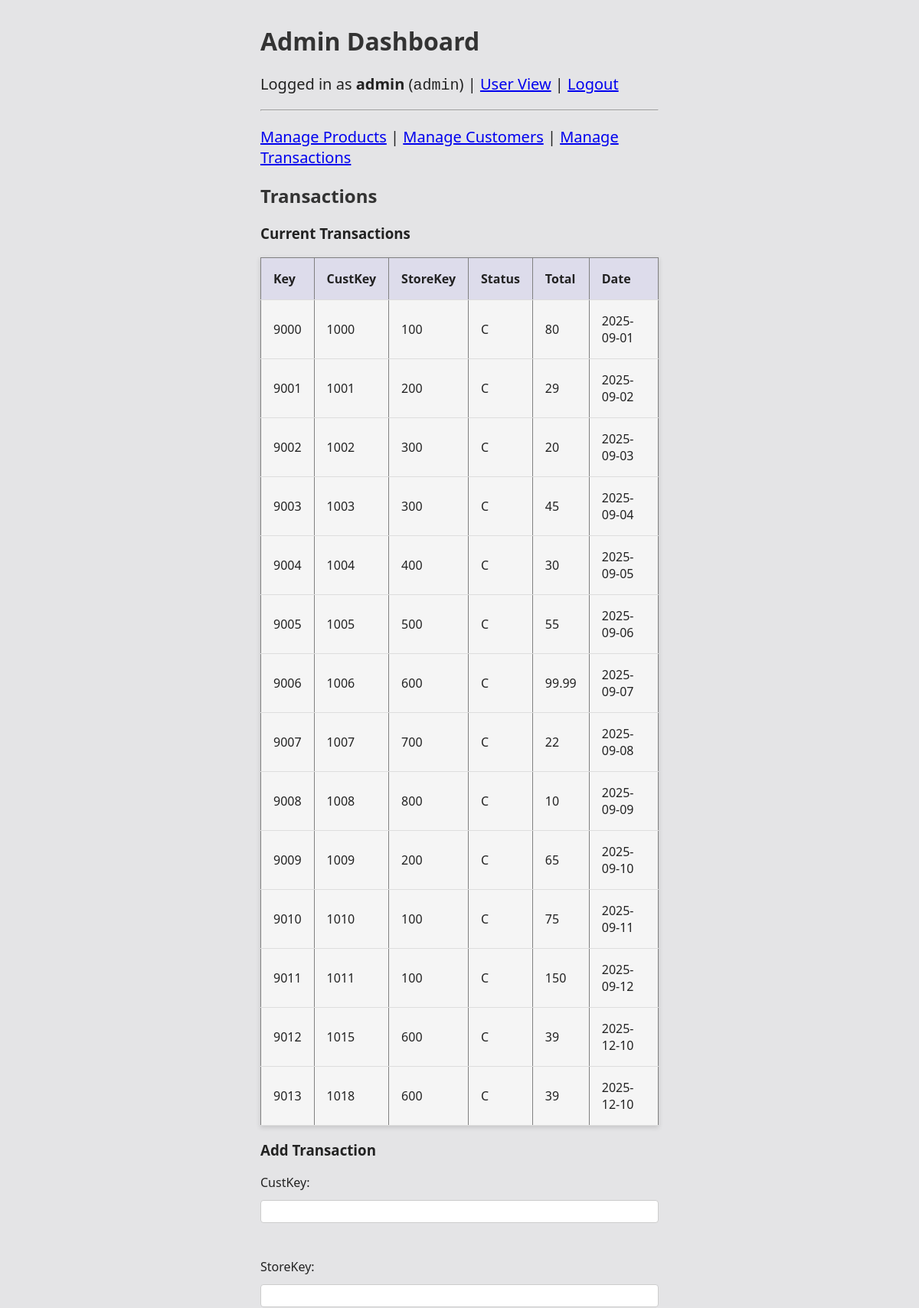
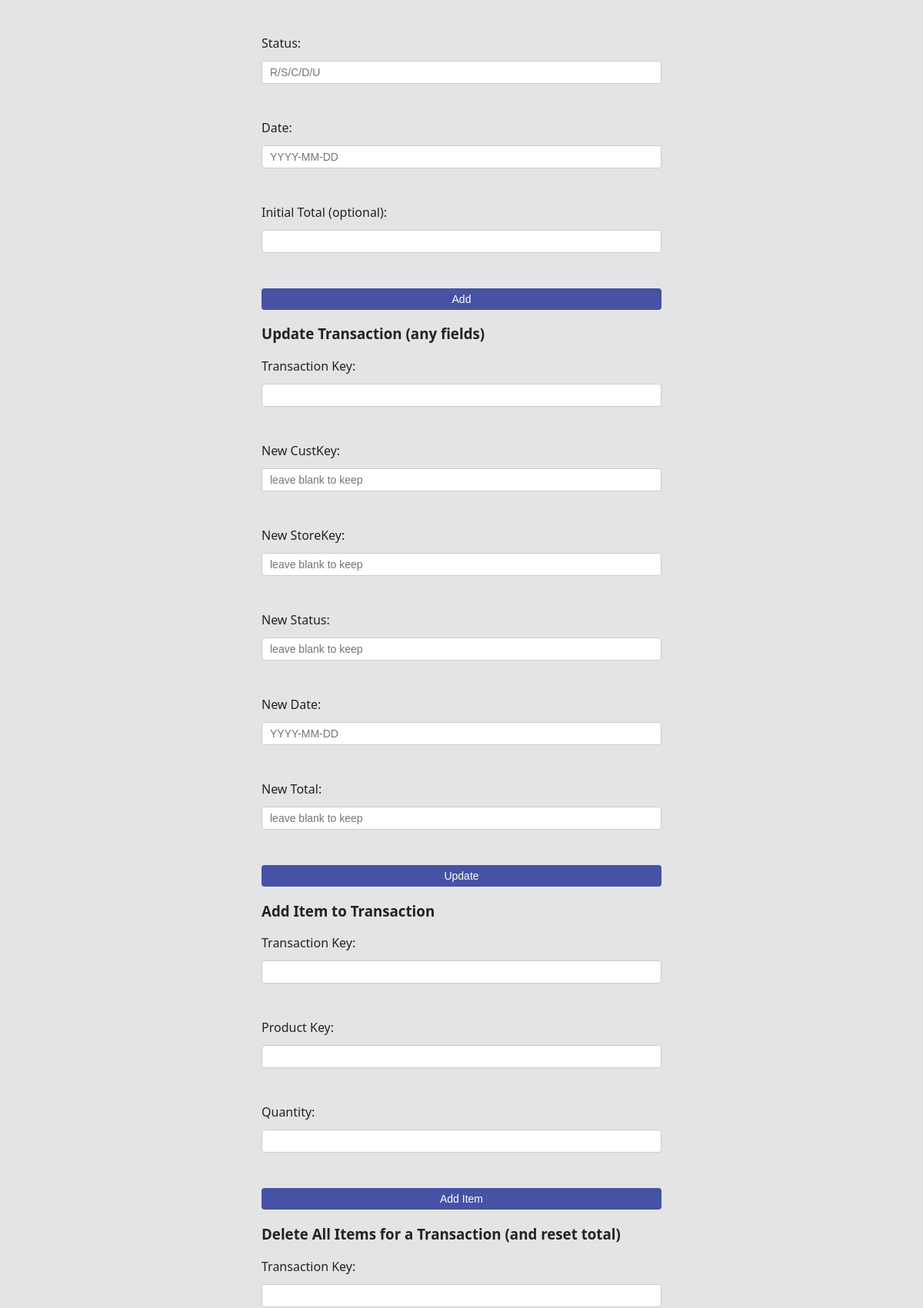
The page /admin/transactions (signed in, upper part) on the database its author committed (2 pictures, top to bottom).
### tables this page shows
CREATE TABLE transactions (
  t_transactionKey decimal(12,0) NOT NULL,
  t_custKey decimal(9,0) NOT NULL,
  t_storeKey decimal (8,0) NOT NULL,
  t_transactionstatus char(1) NOT NULL,
  t_totalpayment decimal(8,2) NOT NULL,
  t_transactiondate date NOT NULL
);

### app.py (the view)
        def wrapped(*args, **kwargs):
            if "user_id" not in session:
                flash("Please log in first.", "error")
                return redirect(url_for("login"))
            if role is not None and session.get("role") != role:
                flash("You are not authorized to view this page.", "error")
                return redirect(url_for("home"))
            return fn(*args, **kwargs)

### app.py (called while the page is built, shortened)
def get_db_connection():
    conn = sqlite3.connect(DB_PATH)
    conn.row_factory = sqlite3.Row
    return conn

def login_required(role=None):
    def decorator(fn):
        def wrapped(*args, **kwargs):
            if "user_id" not in session:
                flash("Please log in first.", "error")
                return redirect(url_for("login"))
            if role is not None and session.get("role") != role:
                flash("You are not authorized to view this page.", "error")
                return redirect(url_for("home"))
            return fn(*args, **kwargs)
        wrapped.__name__ = fn.__name__
        return wrapped
    return decorator

@app.route("/admin/transactions", methods=["GET", "POST"])
@login_required(role="admin")
def admin_transactions():
    conn = get_db_connection()
    cur = conn.cursor()
    cur.execute("""
        SELECT t.t_transactionKey, t.t_custKey, t.t_storeKey,
               t.t_transactionstatus, t.t_totalpayment, t.t_transactiondate
        FROM transactions t
        ORDER BY t.t_transactiondate;
    """)
    transactions = cur.fetchall()
    conn.close()
    return render_template("admin.html", section="transactions", transactions=transactions)

### templates/admin.html (shortened to what this page needs)
{% extends "base.html" %}
{% block body %}
<div class="container">
  <h1>Admin Dashboard</h1>
  <p>
    Logged in as <strong>{{ session.username }}</strong>
    (<code>{{ session.role }}</code>)
    | <a href="{{ url_for('home') }}">User View</a>
    | <a href="{{ url_for('logout') }}">Logout</a>
  </p>
  <hr>
  <p>
    <a href="{{ url_for('admin_products') }}">Manage Products</a> |
    <a href="{{ url_for('admin_customers') }}">Manage Customers</a> |
    <a href="{{ url_for('admin_transactions') }}">Manage Transactions</a>
  </p>
{% if section == "products" %}
  <h2>Products</h2>
  <h3>Current Products</h3>
  <table border="1" cellpadding="4" cellspacing="0">
    <tr>
      <th>Key</th><th>Name</th><th>Category</th><th>Size</th><th>Price</th>
    </tr>
    {% for p in products %}
    <tr>
      <td>{{ p.p_productKey }}</td>
      <td>{{ p.p_name }}</td>
      <td>{{ p.p_category }}</td>
      <td>{{ p.p_size }}</td>
      <td>{{ p.p_price }}</td>
    </tr>
    {% endfor %}
  </table>
  <h3>Add Product</h3>
  <form method="POST" action="{{ url_for('admin_products') }}">
    <input type="hidden" name="action" value="add">
    <label>Name:</label><input name="name"><br>
    <label>Category:</label><input name="category" placeholder="APPAREL/MERCH/STAT/TECH"><br>
    <label>Size:</label><input name="size" placeholder="S/M/L"><br>
    <label>Price:</label><input type="number" step="0.01" name="price"><br>
    <button type="submit">Add</button>
  </form>
  <h3>Update Product (any fields)</h3>
  <form method="POST" action="{{ url_for('admin_products') }}">
    <input type="hidden" name="action" value="update">
    <label>Product Key:</label><input name="productKey"><br>
    <label>New Name:</label><input name="name" placeholder="leave blank to keep"><br>
    <label>New Category:</label><input name="category" placeholder="leave blank to keep"><br>
    <label>New Size:</label><input name="size" placeholder="leave blank to keep"><br>
    <label>New Price:</label><input type="number" step="0.01" name="price" placeholder="leave blank to keep"><br>
    <button type="submit">Update</button>
  </form>
  <h3>Delete Product</h3>
  <form method="POST" action="{{ url_for('admin_products') }}">
    <input type="hidden" name="action" value="delete">
    <label>Product Key:</label><input name="productKey"><br>
    <button type="submit">Delete</button>
  </form>
{% elif section == "transactions" %}
  <h2>Transactions</h2>
  <h3>Current Transactions</h3>
  <table border="1" cellpadding="4" cellspacing="0">
    <tr>
      <th>Key</th><th>CustKey</th><th>StoreKey</th><th>Status</th><th>Total</th><th>Date</th>
    </tr>
    {% for t in transactions %}
    <tr>
      <td>{{ t.t_transactionKey }}</td>
      <td>{{ t.t_custKey }}</td>
      <td>{{ t.t_storeKey }}</td>
      <td>{{ t.t_transactionstatus }}</td>
      <td>{{ t.t_totalpayment }}</td>
      <td>{{ t.t_transactiondate }}</td>
    </tr>
    {% endfor %}
  </table>
  <h3>Add Transaction</h3>
  <form method="POST" action="{{ url_for('admin_transactions') }}">
    <label>CustKey:</label><input name="custKey"><br>
    <label>StoreKey:</label><input name="storeKey"><br>
    <label>Status:</label><input name="status" placeholder="R/S/C/D/U"><br>
    <label>Date:</label><input name="date" placeholder="YYYY-MM-DD"><br>
    <label>Initial Total (optional):</label><input type="number" step="0.01" name="total"><br>
    <button type="submit">Add</button>
  </form>
  <h3>Update Transaction (any fields)</h3>
  <form method="POST" action="{{ url_for('admin_transactions') }}">
    <label>Transaction Key:</label><input name="transKey"><br>
    <label>New CustKey:</label><input name="custKey" placeholder="leave blank to keep"><br>
    <label>New StoreKey:</label><input name="storeKey" placeholder="leave blank to keep"><br>
    <label>New Status:</label><input name="status" placeholder="leave blank to keep"><br>
    <label>New Date:</label><input name="date" placeholder="YYYY-MM-DD"><br>
    <label>New Total:</label><input type="number" step="0.01" name="total" placeholder="leave blank to keep"><br>
    <button type="submit">Update</button>
  </form>
  <h3>Add Item to Transaction</h3>
  <form method="POST" action="{{ url_for('admin_transactions') }}">
    <label>Transaction Key:</label><input name="transKey"><br>
    <label>Product Key:</label><input name="productKey"><br>
    <label>Quantity:</label><input name="quantity"><br>
    <button type="submit">Add Item</button>
  </form>
  <h3>Delete All Items for a Transaction (and reset total)</h3>
  <form method="POST" action="{{ url_for('admin_transactions') }}">
    <label>Transaction Key:</label><input name="transKey"><br>
  </form>
  {% else %}
    <p>Select a section above to manage Products, Customers, or Transactions.</p>
  {% endif %}
</div>
{% endblock %}

### static/styles.css (style rules this page uses)
body { font-family: system-ui, Arial, sans-serif; background-color: #f5f5f5; background-color: #e4e4e6; color: #222; margin: 0; padding: 0; }
.container { max-width: 60vw; min-height: 50vh; margin-top: 5rem; margin: 0 auto; }
h1, h2 { color: #333; }
p { font-size: 20px; }
input { padding: 6px 10px; border: 1px solid #ccc; border-radius: 4px; font-size: 14px; }
button { background-color: #4652a3; color: white; border: none; border-radius: 4px; padding: 6px 12px; cursor: pointer; font-size: 14px; }
table { width: 100%; border-collapse: collapse; margin-top: 12px; overflow: hidden; background-color: #f5f5f5; box-shadow: 0 2px 6px rgba(59, 59, 59, 0.2); }
th, td { text-align: left; padding: 8px; padding: 1rem; border-bottom: 1px solid #ddd; }
th { background-color: #f0f0f0; background-color: #dddceb; }

### templates/base.html (style rules this page uses)
body { font-family: system-ui, Arial, sans-serif; margin: 2rem; }
.container { max-width: 520px; margin: 0 auto; }
form { display:grid; gap:.75rem }

### rows shown on the page
transactions: t_transactionKey "9000", t_custKey "1000", t_storeKey "100", t_transactionstatus "C", t_totalpayment "80", t_transactiondate "2025-09-01"
transactions: t_transactionKey "9001", t_custKey "1001", t_storeKey "200", t_transactionstatus "C", t_totalpayment "29", t_transactiondate "2025-09-02"
transactions: t_transactionKey "9002", t_custKey "1002", t_storeKey "300", t_transactionstatus "C", t_totalpayment "20", t_transactiondate "2025-09-03"
transactions: t_transactionKey "9003", t_custKey "1003", t_storeKey "300", t_transactionstatus "C", t_totalpayment "45", t_transactiondate "2025-09-04"
transactions: t_transactionKey "9004", t_custKey "1004", t_storeKey "400", t_transactionstatus "C", t_totalpayment "30", t_transactiondate "2025-09-05"
transactions: t_transactionKey "9005", t_custKey "1005", t_storeKey "500", t_transactionstatus "C", t_totalpayment "55", t_transactiondate "2025-09-06"
transactions: t_transactionKey "9006", t_custKey "1006", t_storeKey "600", t_transactionstatus "C", t_totalpayment "99.99", t_transactiondate "2025-09-07"
transactions: t_transactionKey "9007", t_custKey "1007", t_storeKey "700", t_transactionstatus "C", t_totalpayment "22", t_transactiondate "2025-09-08"
transactions: t_transactionKey "9008", t_custKey "1008", t_storeKey "800", t_transactionstatus "C", t_totalpayment "10", t_transactiondate "2025-09-09"
transactions: t_transactionKey "9009", t_custKey "1009", t_storeKey "200", t_transactionstatus "C", t_totalpayment "65", t_transactiondate "2025-09-10"
transactions: t_transactionKey "9010", t_custKey "1010", t_storeKey "100", t_transactionstatus "C", t_totalpayment "75", t_transactiondate "2025-09-11"
transactions: t_transactionKey "9011", t_custKey "1011", t_storeKey "100", t_transactionstatus "C", t_totalpayment "150", t_transactiondate "2025-09-12"
transactions: t_transactionKey "9012", t_custKey "1015", t_storeKey "600", t_transactionstatus "C", t_totalpayment "39", t_transactiondate "2025-12-10"
transactions: t_transactionKey "9013", t_custKey "1018", t_storeKey "600", t_transactionstatus "C", t_totalpayment "39", t_transactiondate "2025-12-10"

### other values the page prints
{{ session.username }} "admin"
{{ session.role }} "admin"
